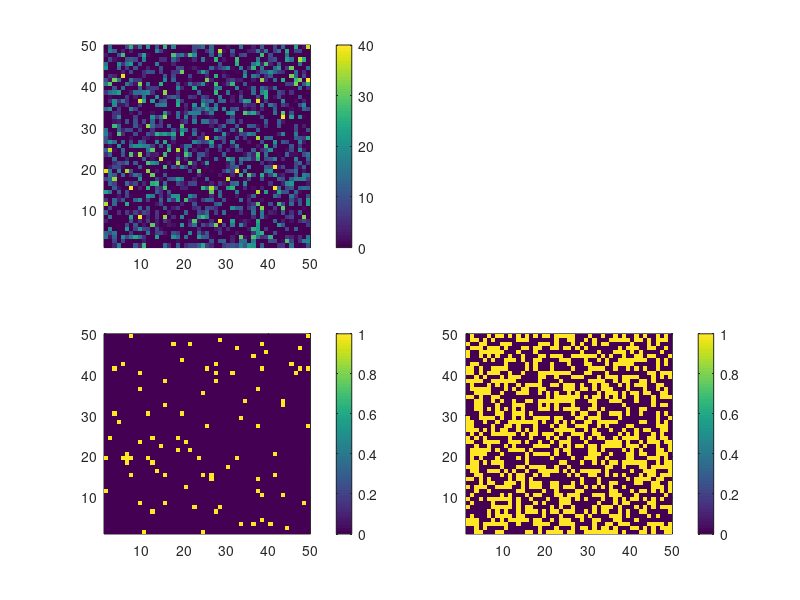

This figure's MATLAB source:

# Radar_Steiner for convective-stratiform seperation

dbz_3km = randn(50,50)*15;

 
dx_km = 2;
dy_km = 2;
n_x = 50;
n_y = 50;

% find convective centers

icn = fix(11./dx_km); %background radius in 2.5-km grid cells rather than 11 km (4 grid cells)
dbz_con1 = dbz_3km*0;
dbz_con2 = dbz_3km*0;
dbz_con3 = dbz_3km*0;
% ... step 1: take all cells where dbz > 40
where_high = dbz_3km >= 40.;
dbz_con1(where_high) = 1;

% ... step 2: take cells where dbz > locally-dependent threshold
for ix = 1:n_x
    for iy = 1:n_y
        if( dbz_con1(ix,iy) == 0 && dbz_3km(ix,iy) > 0. )  ; %anything with echo not identified in round 1
            %     ... find locally-dependent threshold value
            dbz_bg = dbz_con1*0.;
            ix_min = max(ix-icn,1);
            ix_max = min(ix+icn,n_x);
            iy_min = max(iy-icn,1);
            iy_max = min(iy+icn,n_y);
            for ix_bg = ix_min:ix_max
                for iy_bg = iy_min:iy_max
                    if( sqrt((dx_km*(ix-ix_bg))^2+(dy_km*(iy-iy_bg))^2) <= 11. )
                        dbz_bg(ix_bg,iy_bg) = 1;
                    end
                end
            end
            dbz_bg(ix,iy) = 0 ; % exclude center point itself
            dbz_bg_mean = 0.;
            
            where_bg_echo =  (dbz_bg > 0) & ( dbz_3km > -90 ); %take only non-zero values into consideration
            
            dbz_bg_mean = 10.*log10(mean(10.^(dbz_3km(where_bg_echo)/10.)));
            
            if( dbz_bg_mean <= 0. )
                del_dbz_thresh = 10.;
            elseif( dbz_bg_mean <= 42.43 )
                del_dbz_thresh = 10. - dbz_bg_mean^2/180.;
            else
                del_dbz_thresh = 0.
            end
            dbz_thresh = dbz_bg_mean + del_dbz_thresh;
            if( dbz_3km(ix,iy) > dbz_thresh );
                dbz_con2(ix,iy) = 1;
            end
        end
        
    end
end

% ... step 3: also take cells within locally-determined radius
for ix = 1:n_x
    for iy = 1:n_y
        if( dbz_con1(ix,iy) == 1 || dbz_con2(ix,iy) == 1 )
            %     ... find background value that will determine local radius
            dbz_bg = dbz_3km*0.;
            ix_min = max(ix-icn,1);
            ix_max = min(ix+icn,n_x);
            iy_min = max(iy-icn,1);
            iy_max = min(iy+icn,n_y);
            for ix_bg = ix_min:ix_max
                for iy_bg = iy_min:iy_max
                    if( sqrt((dx_km*(ix-ix_bg))^2+(dy_km*(iy-iy_bg))^2) <= 11. )
                        dbz_bg(ix_bg,iy_bg) = 1 ;
                    end
                end
            end
            dbz_bg(ix,iy) = 0 ; % exclude center point itself
            dbz_bg_mean = 0.;
            where_bg_echo = dbz_bg > 0 & dbz_3km > -90 ; % take only non-zero values into consideration
            dbz_bg_mean = 10.*log10(mean(10.^(dbz_3km(where_bg_echo)/10.)));
            
            rad_thresh = 0.;
            if( dbz_bg_mean >= 25. && dbz_bg_mean < 30. )
                rad_thresh = 2.;
            elseif( dbz_bg_mean >= 30. && dbz_bg_mean < 35. )
                rad_thresh = 3.;
            elseif( dbz_bg_mean >= 35. && dbz_bg_mean < 40. )
                rad_thresh = 4.;
            elseif( dbz_bg_mean >= 40. )
                rad_thresh = 5.;
            end
            %      ... find values within local radius
            if( rad_thresh > 0. )
                dbz_bg = dbz_3km*0.;
                ix_min = max(ix-icn,1);
                ix_max = min(ix+icn,n_x-1);
                iy_min = max(iy-icn,1);
                iy_max = min(iy+icn,n_y);
                for ix_bg = ix_min:ix_max
                    for iy_bg = iy_min:iy_max
                        if( sqrt((dx_km*(ix-ix_bg))^2+(dy_km*(iy-iy_bg))^2) <= rad_thresh )
                            dbz_bg(ix_bg,iy_bg) = 1;
                        end
                    end
                end
                dbz_bg(ix,iy) = 0 ; % exclude center point itself
                where_high =   dbz_bg > 0 & dbz_con1 == 0 & dbz_con2 == 0  ;
                dbz_con3(where_high) = 1 ;   % close is enough
            end
        end
    end
end
dbz_con = dbz_con1 + dbz_con2 + dbz_con3;

% identify stratiform areas
hi_strat = 0 ; % add additional requirement for stratiform area aloft
hi_km = 6    ; % km elevation required to have dBZ > hi_dbz
hi_dbz = 5   ; % dBZ threshold to apply


dbz_str = dbz_3km*0.;
if( hi_strat )
    where_ech_hi =   (dbz_3km > -90) & dbz_hi > hi_dbz  ;
    dbz_str(where_ech_hi) = 1 ;  %everywhere there is echo low AND sufficient high
else
    where_ech = dbz_3km > 0  ;
    dbz_str(where_ech) = 1 ;  % everywhere there is echo
end
dbz_str( dbz_con > 0 ) = 0 ;   %subtract those identified as convective



subplot(2,2,1)
pcolor(dbz_3km); colorbar;
caxis([0 40])
shading flat

subplot(2,2,3)
pcolor(dbz_con); colorbar
shading flat

subplot(2,2,4)
pcolor(dbz_str); colorbar
shading flat

